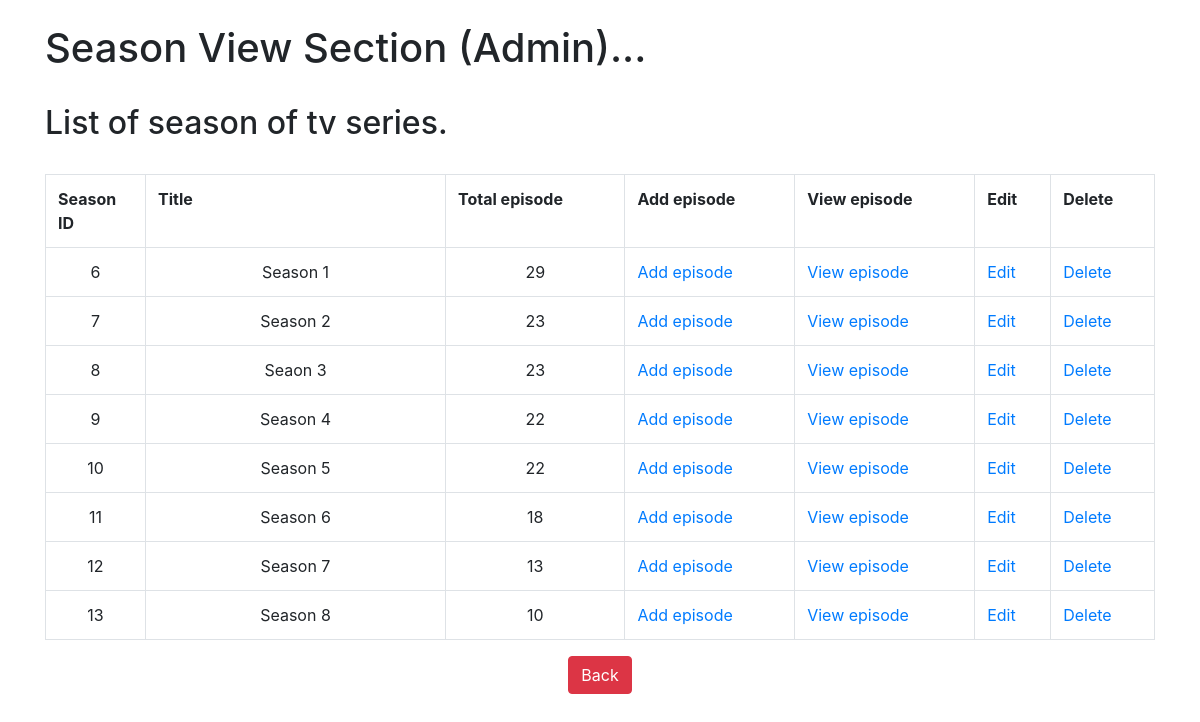
The page /viewseason.php?id=2 on the database its author committed.
### tables this page shows
CREATE TABLE `season` (
  `Season_id` int(6) NOT NULL,
  `Title` varchar(255) NOT NULL,
  `Total Episode` int(6) NOT NULL,
  `Date Publish` date NOT NULL,
  `Series_id` int(6) NOT NULL
);

### viewseason.php (the view, shortened to what this page needs)
<?php
include 'dbconnection.php';
include 'head.php';
?>
<html>
<head>
</head>
<body>
	<div class="container">
		<br>
		<h1>Season View Section (Admin)...</h1>
		<br>
		<h2>List of season of tv series.</h2>
		<br>
		<?php
		$id = $_GET['id'];
		$query = "SELECT `Season_id`, `Title`, `Total Episode` FROM `season` where Series_id=$id";
		$result = mysqli_query($con, $query);
		if (mysqli_num_rows($result)) {
		?>
			<table class="table table-bordered">
				<tr>
					<th width="100">Season ID</th>
					<th width="300">Title</th>
					<th>Total episode</th>
					<th>Add episode</th>
					<th>View episode</th>
					<th>Edit</th>
					<th>Delete</th>
				</tr>
				<?php
				while ($row = mysqli_fetch_array($result)) {
				?>
					<tr>
						<td align="center">
							<?php printf($row[0]); ?>
						</td>
						<td align="center">
							<?php echo $row[1]; ?>
						</td>
						<td align="center">
							<?php echo $row[2]; ?>
						</td>
						<td><a href="addepisode.php?id=<?php echo $row['Season_id']; ?>">Add episode</a></td>
						<td><a href="viewepisode.php?id=<?php echo $row['Season_id']; ?>">View episode</a></td>
						<td><a href="editse.php?id=<?php echo $row['Season_id']; ?>">Edit</a></td>
						<td><a href="deletese.php?id=<?php echo $row['Season_id']; ?>">Delete</a></td>
					</tr>
				<?php
				}
				?>
			</table>
		<?php
		} else {
			echo "No result found";
		}
		?>
	</div>
	<div class="row justify-content-md-center">
		<a class="btn btn-danger" href="view.php" role="button">Back</a>
	</div>
</body>
</html>

### rows shown on the page
season: value "6", Title "Season 1", Total Episode "29"
season: value "7", Title "Season 2", Total Episode "23"
season: value "8", Title "Seaon 3", Total Episode "23"
season: value "9", Title "Season 4", Total Episode "22"
season: value "10", Title "Season 5", Total Episode "22"
season: value "11", Title "Season 6", Total Episode "18"
season: value "12", Title "Season 7", Total Episode "13"
season: value "13", Title "Season 8", Total Episode "10"
